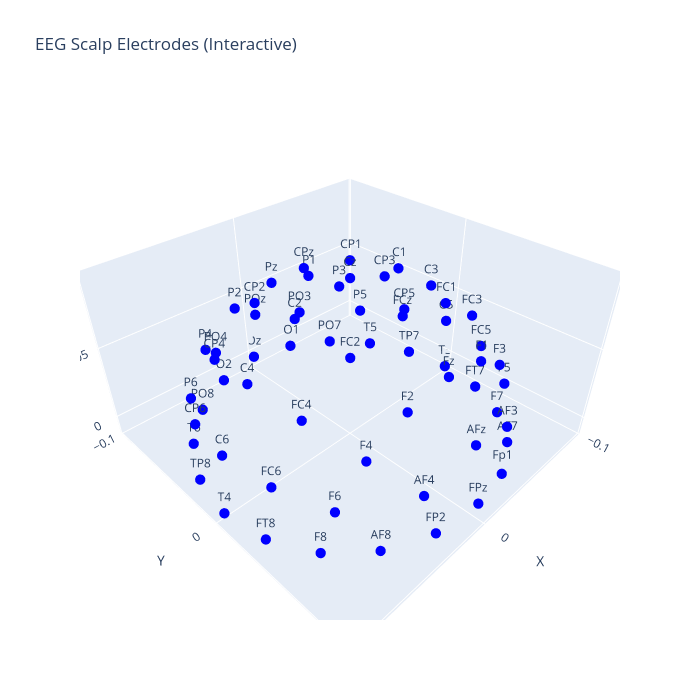

Notebook code cell kept with this figure:
### Code cell
import mne
import plotly.graph_objects as go

# Estrai le posizioni 3D degli elettrodi
montage_reduced = evoked.get_montage()
ch_pos = montage_reduced.get_positions()['ch_pos']

# Converti in liste per il plotting
xs, ys, zs, labels = [], [], [], []
for ch, pos in ch_pos.items():
    xs.append(pos[0])
    ys.append(pos[1])
    zs.append(pos[2])
    labels.append(ch)

# Crea il grafico 3D interattivo
fig = go.Figure()

# punti
fig.add_trace(go.Scatter3d(
    x=xs, y=ys, z=zs,
    mode='markers+text',
    text=labels,
    textposition='top center',
    marker=dict(size=6, color='blue'),
))

# aspetto 3D
fig.update_layout(
    title="EEG Scalp Electrodes (Interactive)",
    scene=dict(
        xaxis_title='X',
        yaxis_title='Y',
        zaxis_title='Z',
        aspectmode='data'
    ),
    width=700,
    height=700
)

fig.show()

### Figure 1 — Plotly figure (JSON) as saved in the notebook; plotly's stock layout.template omitted (floating-point values rounded to 4 significant figures)
{"data": [{"marker": {"color": "blue", "size": 6}, "mode": "markers+text", "text": ["AF7", "AF3", "Fp1", "FP2", "AF4", "AF8", "F7", "F5", "F3", "F1", "F2", "F4", "F6", "F8", "FT7", "FC5", "FC3", "FC1", "FC2", "FC4", "FC6", "FT8", "T3", "C5", "C3", "C1", "C2", "C4", "C6", "T4", "TP7", "CP5", "CP3", "CP1", "CP2", "CP4", "CP6", "TP8", "T5", "P5", "P3", "P1", "P2", "P4", "P6", "T6", "FPz", "PO7", "PO3", "O1", "O2", "PO4", "PO8", "Oz", "AFz", "Fz", "FCz", "Cz", "CPz", "Pz", "POz"], "textposition": "top center", "type": "scatter3d", "x": [-0.05556, -0.03519, -0.02921, 0.02921, 0.03519, 0.05551, -0.07647, -0.07048, -0.05387, -0.02911, 0.02909, 0.05381, 0.07046, 0.07643, -0.08987, -0.08522, -0.06625, -0.03616, 0.03616, 0.06625, 0.08522, 0.08987, -0.09448, -0.09034, -0.0706, -0.0386, 0.03868, 0.0706, 0.09034, 0.09448, -0.08987, -0.08522, -0.06625, -0.03616, 0.03616, 0.06625, 0.08522, 0.08984, -0.07647, -0.07047, -0.05387, -0.0291, 0.02908, 0.05381, 0.07046, 0.07643, 0, -0.05555, -0.03519, -0.02921, 0.02921, 0.03519, 0.05551, 1.163e-17, 0, 0, 0, 0, 4.507e-18, 8.313e-18, 1.082e-17], "y": [0.07677, 0.08511, 0.09029, 0.09029, 0.08511, 0.07681, 0.05574, 0.0604, 0.06432, 0.06696, 0.06692, 0.06436, 0.06038, 0.0558, 0.02929, 0.03215, 0.0346, 0.03625, 0.03625, 0.0346, 0.03215, 0.02929, 5.785e-18, 5.532e-18, 4.323e-18, 2.364e-18, 2.368e-18, 4.323e-18, 5.532e-18, 5.785e-18, -0.02929, -0.03215, -0.03459, -0.03625, -0.03625, -0.03459, -0.03215, -0.02938, -0.05574, -0.0604, -0.06432, -0.06696, -0.06692, -0.06436, -0.06039, -0.0558, 0.09498, -0.07677, -0.08511, -0.09029, -0.09029, -0.08511, -0.0768, -0.09498, 0.08832, 0.06788, 0.0368, 0, -0.0368, -0.06788, -0.08832], "z": [-0.006659, 0.0233, -0.004472, -0.004472, 0.0233, -0.006653, -0.00837, 0.02026, 0.04456, 0.06078, 0.06084, 0.04459, 0.02035, -0.008367, -0.009511, 0.02701, 0.05865, 0.08002, 0.08002, 0.05865, 0.02701, -0.009511, -0.009885, 0.02938, 0.06356, 0.0868, 0.08677, 0.06357, 0.02938, -0.009885, -0.009511, 0.02701, 0.05865, 0.08002, 0.08002, 0.05865, 0.02701, -0.009508, -0.00837, 0.02026, 0.04456, 0.06078, 0.06084, 0.04459, 0.02035, -0.008367, -0.001996, -0.006659, 0.0233, -0.004472, -0.004472, 0.0233, -0.006653, -0.001996, 0.03499, 0.06646, 0.08758, 0.095, 0.08758, 0.06646, 0.03499]}], "layout": {"height": 700, "scene": {"aspectmode": "data", "xaxis": {"title": {"text": "X"}}, "yaxis": {"title": {"text": "Y"}}, "zaxis": {"title": {"text": "Z"}}}, "title": {"text": "EEG Scalp Electrodes (Interactive)"}, "width": 700}}
